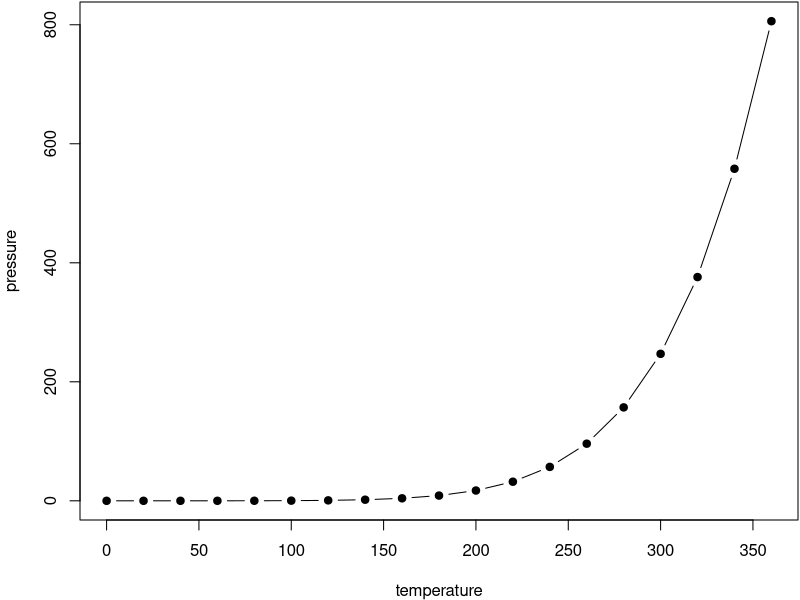
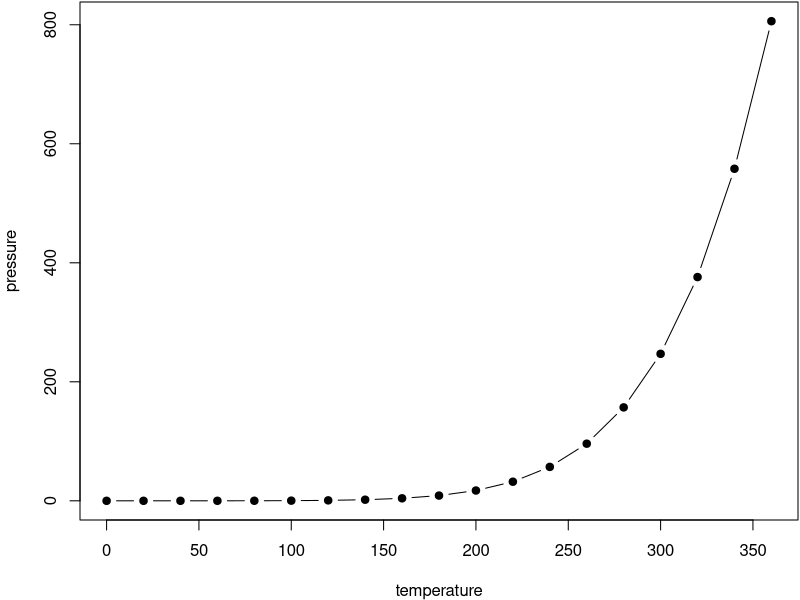

These charts were generated, in order, by the following R code:
## ---- chunk 1
names(knitr::knit_engines$get())
## ---- chunk 2
x <- 42
x
## ---- chunk 3
par(mar = c(4, 4, .1, .1))
plot(pressure, type = 'b', pch = 19)
## ---- chunk 4
par(mar = c(4, 4, .1, .1))
plot(pressure, type = 'b', pch = 19)
## ---- chunk 5
knitr::kable(
  head(pressure, 10), caption = 'Here is a nice table!',
  booktabs = TRUE
)
